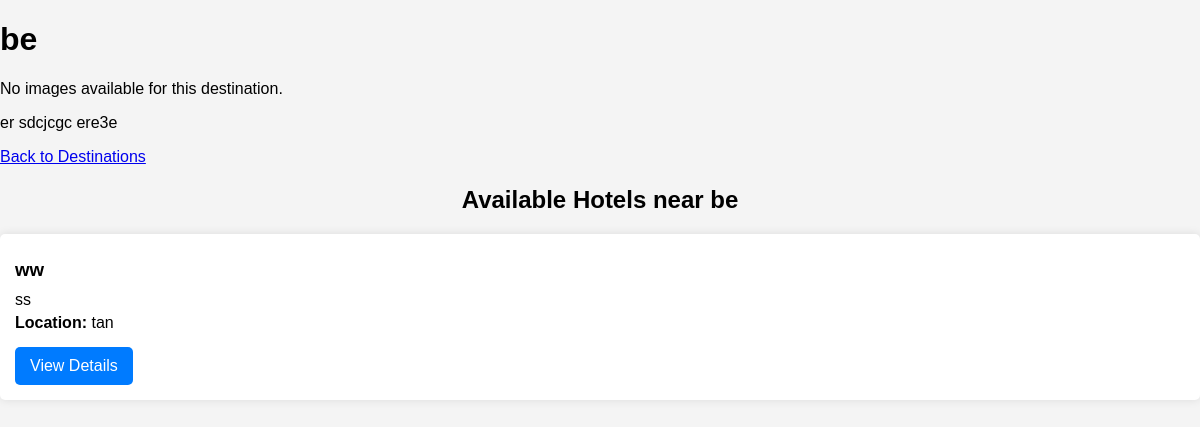
Before: /destination_details.php?id=3 with the older database file.
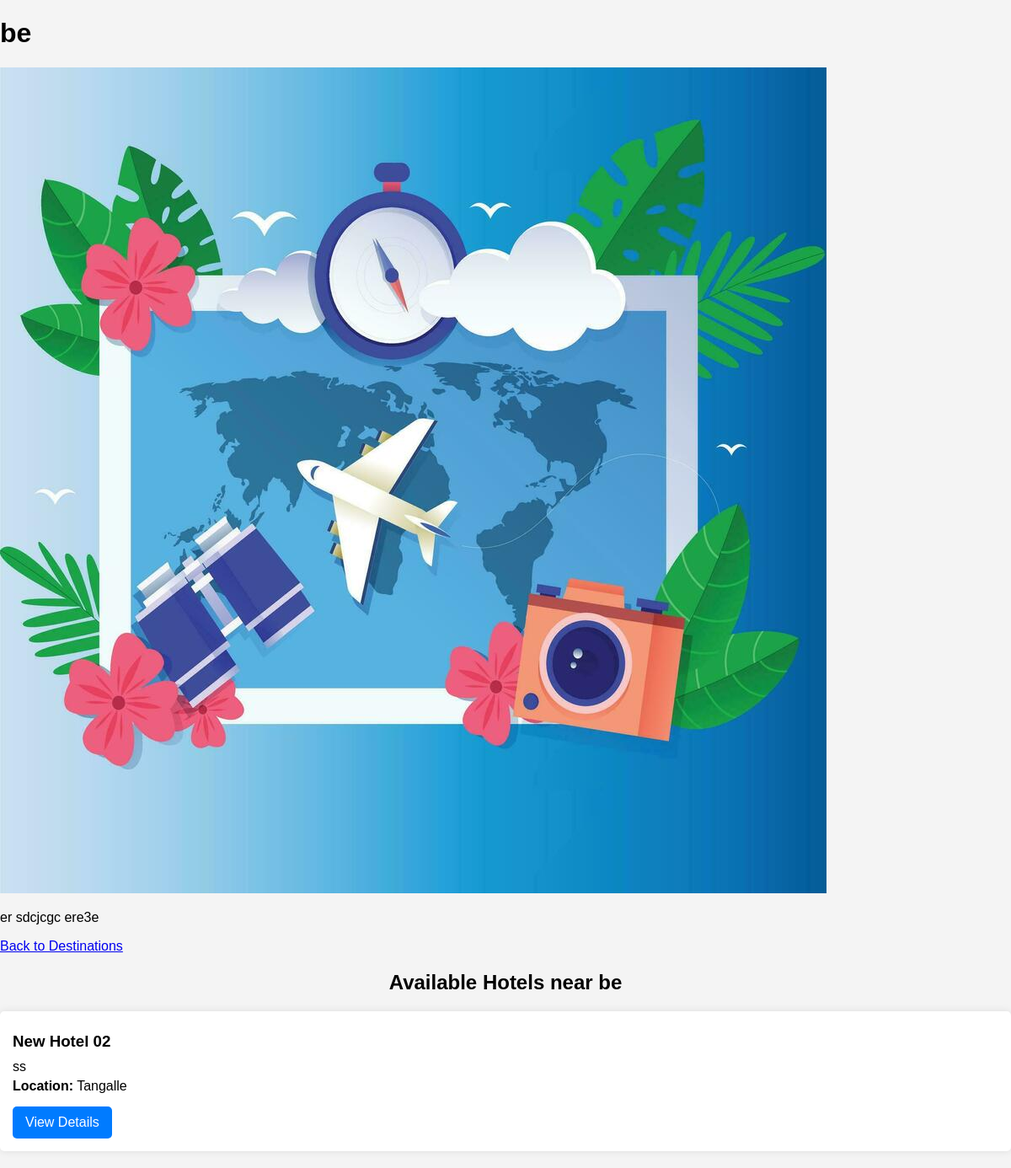
After: the same page with the newer database file.
### tables this page shows
CREATE TABLE `hotels` (
  `hotel_id` int(11) NOT NULL,
  `hotel_name` varchar(100) NOT NULL,
  `total_rooms` int(11) NOT NULL,
  `user_id` int(11) DEFAULT NULL,
  `description` varchar(20) NOT NULL,
  `location` varchar(255) DEFAULT NULL,
  `city_id` int(255) NOT NULL
);

CREATE TABLE `destination_images` (
  `id` int(11) NOT NULL,
  `destination_id` int(11) NOT NULL,
  `image_url` varchar(255) NOT NULL
);

### destination_details.php (the view, shortened to what this page needs)
<?php
include('config.php');
if (isset($_GET['id']) && !empty($_GET['id'])) {
    $destination_id = $conn->real_escape_string($_GET['id']);
    $query = "SELECT desti_name, desti_description FROM destinations WHERE destination_id = $destination_id";
    $result = $conn->query($query);
    if ($result->num_rows > 0) {
        $destination = $result->fetch_assoc();
    } else {
        echo "<p>Destination not found.</p>";
        exit;
    }
    $image_query = "SELECT image_url FROM destination_images WHERE destination_id = $destination_id";
    $image_result = $conn->query($image_query);
    $hotels_query = "
        SELECT DISTINCT hotels.hotel_id, hotels.hotel_name, hotels.description, hotels.location
        FROM hotels
        JOIN hotel_destinations ON hotels.hotel_id = hotel_destinations.hotel_id
        WHERE hotel_destinations.destination_id = $destination_id
    ";
    $hotels_result = $conn->query($hotels_query);
} else {
    echo "<p>No destination specified.</p>";
    exit;
}
?>
<!DOCTYPE html>
<html lang="en">
<head>
    <link rel="stylesheet" href="styles.css">
</head>
<body>
    <div class="container">
        <h1><?php echo htmlspecialchars($destination['desti_name']); ?></h1>
        <div class="image-gallery">
            <?php
            if ($image_result->num_rows > 0) {
                while ($image = $image_result->fetch_assoc()) {
                    echo "<img src='" . htmlspecialchars($image['image_url']) . "' alt='Image of " . htmlspecialchars($destination['desti_name']) . "'>";
                }
            } else {
                echo "<p>No images available for this destination.</p>";
            }
            ?>
        </div>
        <p><?php echo htmlspecialchars($destination['desti_description']); ?></p>
        <a href="travel_destination.php" class="back-link">Back to Destinations</a>
        <h2>Available Hotels near <?php echo htmlspecialchars($destination['desti_name']); ?></h2>
        <div class="hotels-list">
            <?php
            if ($hotels_result->num_rows > 0) {
                while ($hotel = $hotels_result->fetch_assoc()) {
                    echo "<div class='hotel'>";
                    echo "<h3>" . htmlspecialchars($hotel['hotel_name']) . "</h3>";
                    echo "<p>" . htmlspecialchars($hotel['description']) . "</p>";
                    echo "<p><strong>Location:</strong> " . htmlspecialchars($hotel['location']) . "</p>";
                    echo '<a href="room_list.php?id=' . htmlspecialchars($hotel['hotel_id']) . '" class="details-link">View Details</a>';
                    echo "</div>";
                }
            } else {
                echo "<p>No available hotels near this destination.</p>";
            }
            ?>
        </div>
    </div>
</body>
</html>

Changed rows visible on the page:
added destination_images: image_url (picture)
changed hotels "ss": hotel_name "ww" → "New Hotel 02"; location "tan" → "Tangalle"
Other visible differences:
text no longer shown: "No images available for this destination."
